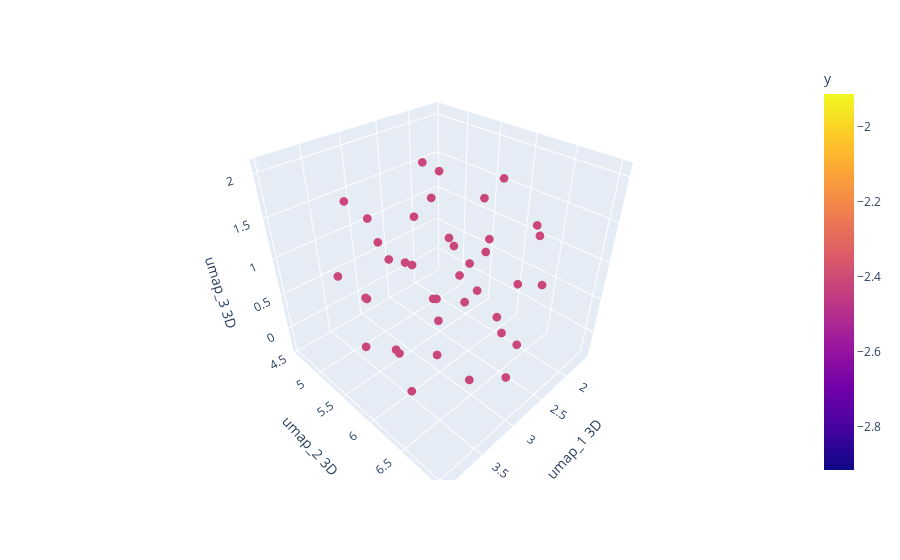

Notebook cell for this chart:
### Code cell
fig=px.scatter_3d(df, x="umap_1 3D", y="umap_2 3D", z="umap_3 3D", color="y")
fig.update_traces(marker={"size":3})
fig.update_yaxes(scaleanchor="x", scaleratio=1)
fig.show()

### Figure 1 — Plotly figure (JSON) as saved in the notebook; plotly's stock layout.template omitted (floating-point values rounded to 4 significant figures)
{"data": [{"hovertemplate": "umap_1 3D=%{x}<br>umap_2 3D=%{y}<br>umap_3 3D=%{z}<br>y=%{marker.color}<extra></extra>", "legendgroup": "", "marker": {"color": [-2.414, -2.414, -2.414, -2.414, -2.414, -2.414, -2.414, -2.414, -2.414, -2.414, -2.414, -2.414, -2.414, -2.414, -2.414, -2.414, -2.414, -2.414, -2.414, -2.414, -2.414, -2.414, -2.414, -2.414, -2.414, -2.414, -2.414, -2.414, -2.414, -2.414, -2.414, -2.414, -2.414, -2.414, -2.414, -2.414, -2.414, -2.414, -2.414, -2.414], "coloraxis": "coloraxis", "size": 3, "symbol": "circle"}, "mode": "markers", "name": "", "scene": "scene", "showlegend": false, "type": "scatter3d", "x": [3.497, 2.472, 1.967, 2.039, 3.971, 3.593, 3.767, 2.987, 3.041, 1.816, 3.191, 2.839, 3.389, 3.12, 1.6, 3.287, 2.363, 3.627, 3.033, 2.071, 2.673, 2.901, 1.952, 2.241, 3.345, 2.188, 1.961, 3.669, 2.411, 2.68, 2.562, 3.631, 2.436, 2.146, 2.787, 3.133, 2.624, 2.721, 3.036, 2.649], "y": [5.161, 5.205, 5.65, 5.996, 6.428, 5.01, 5.662, 5.617, 4.89, 5.561, 4.934, 5.83, 6.351, 7.026, 6.246, 5.618, 6.824, 6.208, 6.793, 6.333, 4.556, 6.38, 5.74, 6.293, 6.589, 5.041, 5.217, 5.606, 5.29, 5.208, 6.739, 5.98, 5.583, 6.54, 6.447, 6.086, 6.021, 5.697, 5.502, 6.094], "z": [1.748, 1.859, 0.07398, 1.789, 0.9321, 0.8073, 0.3087, 1.555, 1.265, 1.318, 0.2222, 2.072, 0.4061, 0.3876, 1.001, -0.1553, 0.9987, -0.05941, 0.9609, 0.594, 0.6376, -0.3144, 0.7065, -0.07233, 1.501, 1.268, 0.5592, 0.8828, -0.01491, 0.6088, 0.2516, 1.514, 1.049, 1.486, 1.563, 0.8383, 0.4689, 0.05243, 0.9599, 1.047]}], "layout": {"coloraxis": {"colorbar": {"title": {"text": "y"}}, "colorscale": [[0, "#0d0887"], [0.1111, "#46039f"], [0.2222, "#7201a8"], [0.3333, "#9c179e"], [0.4444, "#bd3786"], [0.5556, "#d8576b"], [0.6667, "#ed7953"], [0.7778, "#fb9f3a"], [0.8889, "#fdca26"], [1, "#f0f921"]]}, "legend": {"tracegroupgap": 0}, "margin": {"t": 60}, "scene": {"domain": {"x": [0, 1], "y": [0, 1]}, "xaxis": {"title": {"text": "umap_1 3D"}}, "yaxis": {"title": {"text": "umap_2 3D"}}, "zaxis": {"title": {"text": "umap_3 3D"}}}, "yaxis": {"scaleanchor": "x", "scaleratio": 1}}}
